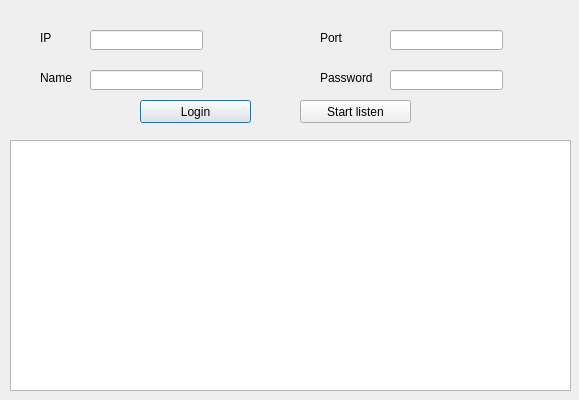
<?xml version="1.0" encoding="UTF-8"?>
<ui version="4.0">
 <class>Dialog</class>
 <widget class="QDialog" name="Dialog">
  <property name="geometry">
   <rect>
    <x>0</x>
    <y>0</y>
    <width>579</width>
    <height>400</height>
   </rect>
  </property>
  <property name="windowTitle">
   <string>Dialog</string>
  </property>
  <widget class="QLineEdit" name="IP_lineEdit">
   <property name="geometry">
    <rect>
     <x>90</x>
     <y>30</y>
     <width>113</width>
     <height>20</height>
    </rect>
   </property>
  </widget>
  <widget class="QLineEdit" name="Name_lineEdit">
   <property name="geometry">
    <rect>
     <x>90</x>
     <y>70</y>
     <width>113</width>
     <height>20</height>
    </rect>
   </property>
  </widget>
  <widget class="QLineEdit" name="Port_lineEdit">
   <property name="geometry">
    <rect>
     <x>390</x>
     <y>30</y>
     <width>113</width>
     <height>20</height>
    </rect>
   </property>
  </widget>
  <widget class="QLineEdit" name="Password_lineEdit">
   <property name="geometry">
    <rect>
     <x>390</x>
     <y>70</y>
     <width>113</width>
     <height>20</height>
    </rect>
   </property>
  </widget>
  <widget class="QPushButton" name="Login_pushButton">
   <property name="geometry">
    <rect>
     <x>140</x>
     <y>100</y>
     <width>111</width>
     <height>23</height>
    </rect>
   </property>
   <property name="text">
    <string>Login</string>
   </property>
  </widget>
  <widget class="QPushButton" name="StartListen_pushButton">
   <property name="geometry">
    <rect>
     <x>300</x>
     <y>100</y>
     <width>111</width>
     <height>23</height>
    </rect>
   </property>
   <property name="text">
    <string>Start listen</string>
   </property>
  </widget>
  <widget class="QLabel" name="IP_label">
   <property name="geometry">
    <rect>
     <x>40</x>
     <y>30</y>
     <width>31</width>
     <height>16</height>
    </rect>
   </property>
   <property name="text">
    <string>IP</string>
   </property>
  </widget>
  <widget class="QLabel" name="Name_label">
   <property name="geometry">
    <rect>
     <x>40</x>
     <y>70</y>
     <width>41</width>
     <height>16</height>
    </rect>
   </property>
   <property name="text">
    <string>Name</string>
   </property>
  </widget>
  <widget class="QLabel" name="Port_lable">
   <property name="geometry">
    <rect>
     <x>320</x>
     <y>30</y>
     <width>41</width>
     <height>16</height>
    </rect>
   </property>
   <property name="text">
    <string>Port</string>
   </property>
  </widget>
  <widget class="QLabel" name="Password_label">
   <property name="geometry">
    <rect>
     <x>320</x>
     <y>70</y>
     <width>71</width>
     <height>16</height>
    </rect>
   </property>
   <property name="text">
    <string>Password</string>
   </property>
  </widget>
  <widget class="QTableView" name="tableView">
   <property name="geometry">
    <rect>
     <x>10</x>
     <y>140</y>
     <width>561</width>
     <height>251</height>
    </rect>
   </property>
   <property name="sortingEnabled">
    <bool>false</bool>
   </property>
   <attribute name="horizontalHeaderShowSortIndicator" stdset="0">
    <bool>false</bool>
   </attribute>
   <attribute name="verticalHeaderVisible">
    <bool>false</bool>
   </attribute>
  </widget>
 </widget>
 <layoutdefault spacing="6" margin="11"/>
 <resources/>
 <connections/>
</ui>
